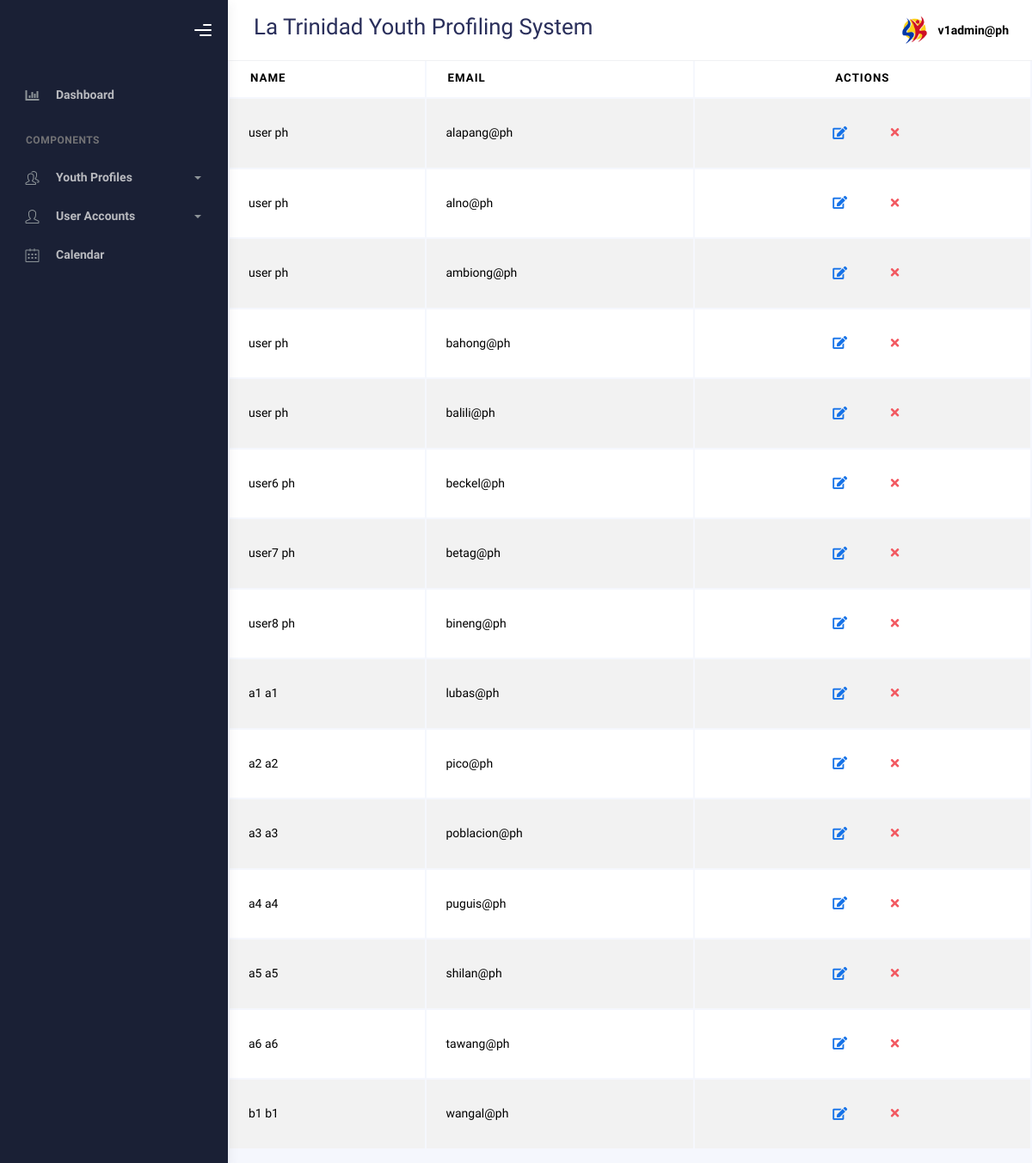
The page /admin/accounts.php (signed in) on the database as committed earlier.
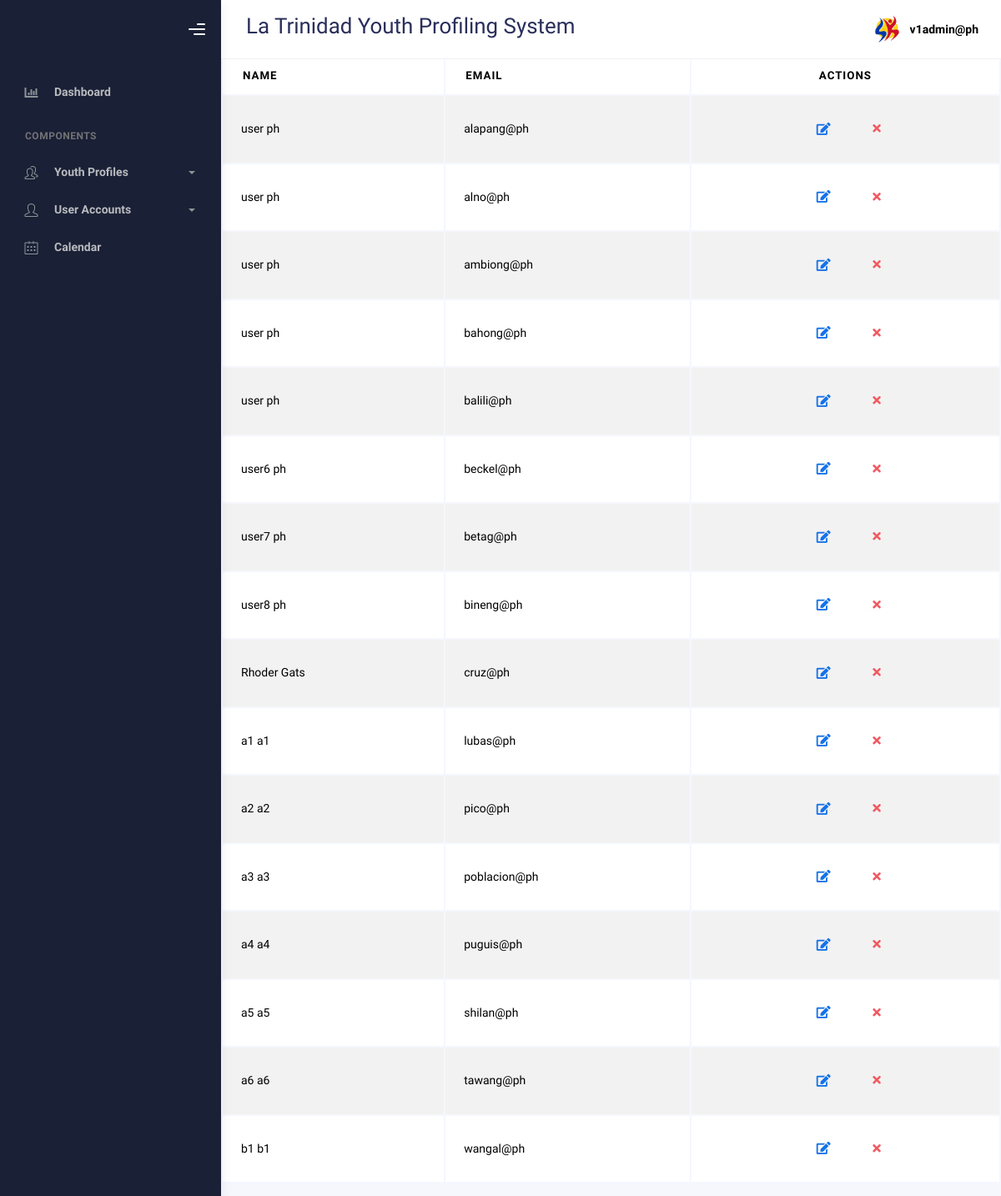
The same page on the database as committed later.
### tables this page shows
CREATE TABLE `account` (
  `id` int(250) NOT NULL,
  `email` varchar(50) NOT NULL,
  `password` varchar(255) NOT NULL,
  `FirstName` varchar(50) NOT NULL,
  `LastName` varchar(50) NOT NULL,
  `role` enum('superadmin','admin','user') NOT NULL DEFAULT 'user',
  `code` varchar(50) DEFAULT NULL
);

### admin/accounts.php (the view, shortened to what the changed rows need)
<?php
include("../connection/conne.php");
$barangay_code = "";
?>
<!DOCTYPE html>
<html lang="en">
  <head>
    <link rel="stylesheet" href="../bootstrap/assets/css/bootstrap.min.css" />
    <link rel="stylesheet" href="../bootstrap/assets/css/plugins.min.css" />
    <link rel="stylesheet" href="../bootstrap/assets/css/kaiadmin.min.css" />
  </head>
  <body>
    <div class="wrapper">
      <div class="main-panel">
        <div class="main-header">
          <nav
            class="navbar navbar-header navbar-header-transparent navbar-expand-lg border-bottom"
          >
            <div class="container-fluid">
              <h2><?php echo $barangay_code; ?> La Trinidad Youth Profiling System</h2>
            </div>
          </nav>
        </div>
        <div class="content">
        <h1>User Accounts</h1>
        <?php
        $current_user_email = $_SESSION['email'];
        $role = $_SESSION['role'];
        if ($role === 'superadmin') {
        $sql_fetch = "SELECT * FROM account WHERE role = 'admin' AND email != '$current_user_email'";
        } elseif ($role === 'admin') {
        $sql_fetch = "SELECT * FROM account WHERE role = 'user' AND email != '$current_user_email'";
        } else {
        echo "Unauthorized access.";
        exit();
        }
    $sql_result = mysqli_query($conn, $sql_fetch);
    if ($sql_result && mysqli_num_rows($sql_result) > 0) {
        ?>
            <div class="section">
            <div class="table-responsive">
                  <table class="display table table-striped table-hover dataTable" id="add-row">
                    <thead>
                        <tr>
                          <th>Name</th>
                          <th>Email</th>
                          <th><center>Actions</center></th>
                        </tr>
                      </thead>
                      <tbody>
                      <?php
                        while ($row = mysqli_fetch_assoc($sql_result)) {
                            $id = $row['id'];
                            $lname = $row['LastName'];
                            $fname = $row['FirstName'];
                            $email = $row['email'];
                            $fullName = $fname . ' ' . $lname;
                            ?>
                            <tr>
                                <td><?= htmlspecialchars($fullName); ?></td>
                                <td style="text-transform:lowercase"><?= htmlspecialchars($email); ?></td>
                                <td><center>
                                    <a href="update_acc.php?id=<?= htmlspecialchars($id); ?>" class="btn btn-link btn-primary btn-lg" data-bs-toggle="tooltip" title="Edit"><i class="fa fa-edit"></i></a>
                                    <a href="#" class="btn btn-link btn-danger" title="Delete" data-bs-toggle="tooltip"
                                      onclick='showDeleteConfirmation(event, <?= json_encode($id); ?>);'><i class="fa fa-times"></i></a>
                                </center></td>
                            </tr>
                        <?php } ?>
                      </tbody>
                    </table>
                </div>
            </div>
        <?php } else { ?>
            <p>No accounts found.</p>
        <?php } ?>
    </div>
  </div>
  </div>
</body>
</html>

Rows that differ between the two databases and show on the page:
now on this page (row edited): account: fullName "Rhoder Gats", email "cruz@ph"
